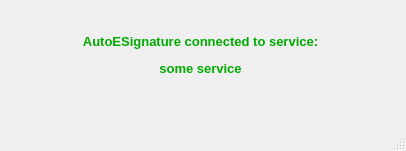
<?xml version="1.0" encoding="UTF-8"?>
<ui version="4.0">
 <class>MainWindow</class>
 <widget class="QMainWindow" name="MainWindow">
  <property name="geometry">
   <rect>
    <x>0</x>
    <y>0</y>
    <width>406</width>
    <height>151</height>
   </rect>
  </property>
  <property name="windowTitle">
   <string>MainWindow</string>
  </property>
  <widget class="QWidget" name="centralwidget">
   <widget class="QLabel" name="label">
    <property name="geometry">
     <rect>
      <x>10</x>
      <y>20</y>
      <width>381</width>
      <height>71</height>
     </rect>
    </property>
    <property name="text">
     <string>&lt;html&gt;&lt;head/&gt;&lt;body&gt;&lt;p align=&quot;center&quot;&gt;&lt;span style=&quot; font-size:10pt; font-weight:600; color:#00aa00;&quot;&gt;AutoESignature connected to service:&lt;/span&gt;&lt;/p&gt;&lt;p align=&quot;center&quot;&gt;&lt;span style=&quot; font-size:10pt; font-weight:600; color:#00aa00;&quot;&gt;some service&lt;/span&gt;&lt;/p&gt;&lt;/body&gt;&lt;/html&gt;</string>
    </property>
   </widget>
  </widget>
  <widget class="QMenuBar" name="menubar">
   <property name="geometry">
    <rect>
     <x>0</x>
     <y>0</y>
     <width>406</width>
     <height>27</height>
    </rect>
   </property>
  </widget>
  <widget class="QStatusBar" name="statusbar"/>
 </widget>
 <resources/>
 <connections/>
</ui>
